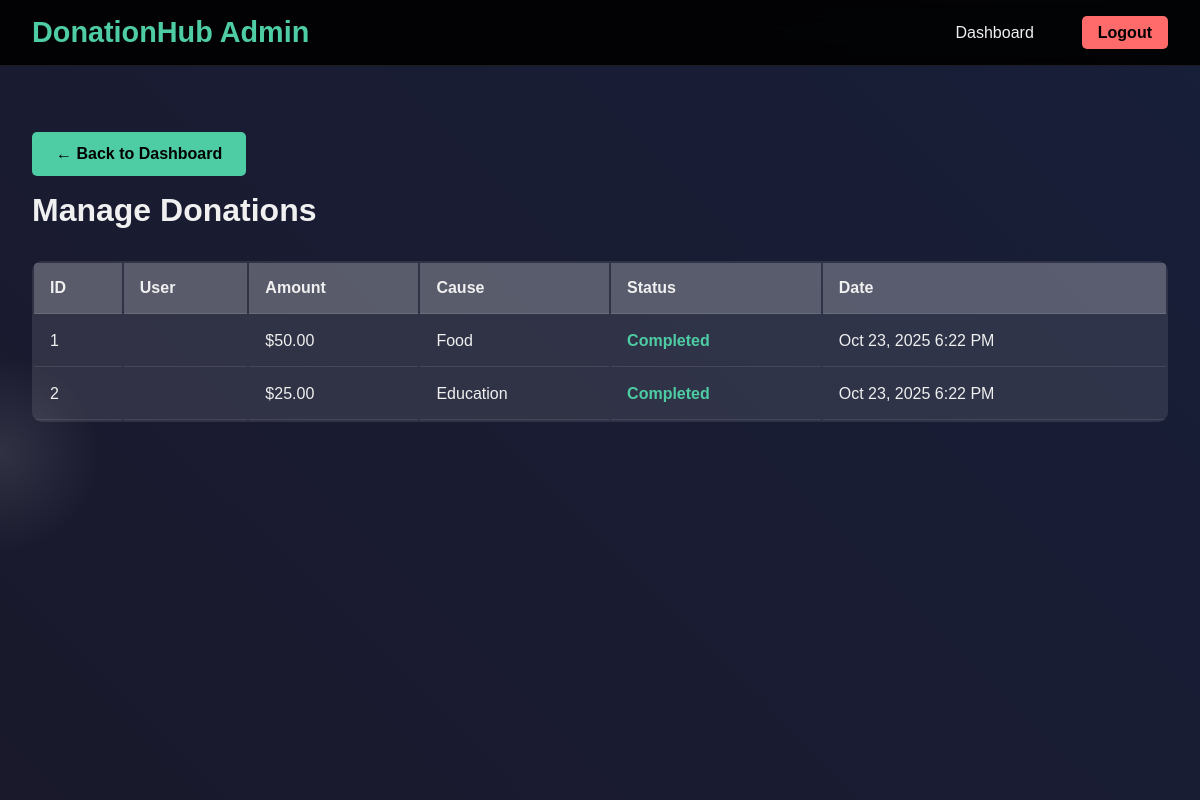
The page /manage_donations.php (signed in) on the database its author committed.
### tables this page shows
CREATE TABLE IF NOT EXISTS donations (
    id INT AUTO_INCREMENT PRIMARY KEY,
    user_id INT,
    amount DECIMAL(10,2) NOT NULL,
    cause VARCHAR(100) NOT NULL,
    donation_date TIMESTAMP DEFAULT CURRENT_TIMESTAMP,
    status ENUM('pending', 'completed', 'failed') DEFAULT 'completed',
    FOREIGN KEY (user_id) REFERENCES users(id)
);

### manage_donations.php (the view, shortened to what this page needs)
<?php
$donations_sql = "SELECT d.*, u.name as user_name, u.email as user_email
                  FROM donations d
                  LEFT JOIN users u ON d.user_id = u.id
                  ORDER BY d.donation_date DESC";
$donations_result = mysqli_query($conn, $donations_sql);
?>
<!DOCTYPE html>
<html lang="en">
<head>
    <link rel="stylesheet" href="style.css">
</head>
<body>
    <div class="animated-bg"></div>
    <nav class="navbar">
        <div class="nav-container">
            <div class="nav-logo">
                <h2>DonationHub Admin</h2>
            </div>
            <ul class="nav-menu">
                <li class="nav-item"><a href="admin_dashboard.php" class="nav-link">Dashboard</a></li>
                <li class="nav-item"><a href="logout.php" class="nav-link admin-btn">Logout</a></li>
            </ul>
        </div>
    </nav>
    <div class="admin-container">
        <a href="admin_dashboard.php" class="back-btn">← Back to Dashboard</a>
        <h1>Manage Donations</h1>
        <div class="donations-table">
            <table style="width: 100%;">
                <thead>
                    <tr>
                        <th>ID</th>
                        <th>User</th>
                        <th>Amount</th>
                        <th>Cause</th>
                        <th>Status</th>
                        <th>Date</th>
                    </tr>
                </thead>
                <tbody>
                    <?php if (mysqli_num_rows($donations_result) > 0): ?>
                        <?php while($donation = mysqli_fetch_assoc($donations_result)): ?>
                            <tr>
                                <td><?php echo $donation['id']; ?></td>
                                <td>
                                    <?php echo htmlspecialchars($donation['user_name']); ?><br>
                                </td>
                                <td>$<?php echo number_format($donation['amount'], 2); ?></td>
                                <td><?php echo ucfirst($donation['cause']); ?></td>
                                <td class="status-<?php echo $donation['status']; ?>">
                                    <?php echo ucfirst($donation['status']); ?>
                                </td>
                                <td><?php echo date('M j, Y g:i A', strtotime($donation['donation_date'])); ?></td>
                            </tr>
                        <?php endwhile; ?>
                    <?php else: ?>
                        <tr>
                            <td colspan="6" style="text-align: center;">No donations found.</td>
                        </tr>
                    <?php endif; ?>
                </tbody>
            </table>
        </div>
    </div>
</body>
</html>

### style.css (style rules this page uses)
* { margin: 0; padding: 0; box-sizing: border-box; }
body { font-family: 'Arial', sans-serif; overflow-x: hidden; color: #f0f0f0; background: #111; }
.animated-bg { position: fixed; top: 0; left: 0; width: 100%; height: 100%; background: linear-gradient(45deg, #0c0c0c, #1a1a2e, #16213e, #0f3460); background-size: 400% 400%; animation: gradientShift 15s ease infinite; z-index: -2; }
.navbar { position: fixed; top: 0; width: 100%; background: rgba(0, 0, 0, 0.9); backdrop-filter: blur(10px); padding: 1rem 0; z-index: 1000; border-bottom: 1px solid rgba(255, 255, 255, 0.1); }
.nav-container { max-width: 1200px; margin: 0 auto; display: flex; justify-content: space-between; align-items: center; padding: 0 2rem; }
.nav-logo h2 { color: #4ecca3; font-size: 1.8rem; }
.nav-menu { display: flex; list-style: none; gap: 2rem; }
.nav-link { color: #f0f0f0; text-decoration: none; transition: color 0.3s ease; padding: 0.5rem 1rem; border-radius: 5px; }
.admin-btn { background: #ff6b6b; color: #000 !important; font-weight: bold; }

### manage_donations.php (style rules this page uses)
.admin-container { margin-top: 100px; padding: 2rem; }
.donations-table { width: 100%; background: rgba(255, 255, 255, 0.1); border-radius: 10px; overflow: hidden; margin-top: 2rem; }
.donations-table th, .donations-table td { padding: 1rem; text-align: left; border-bottom: 1px solid rgba(255, 255, 255, 0.1); }
.donations-table th { background: rgba(255, 255, 255, 0.2); font-weight: bold; }
.status-completed { color: #4ecca3; font-weight: bold; }
.back-btn { display: inline-block; padding: 0.8rem 1.5rem; background: #4ecca3; color: #000; text-decoration: none; border-radius: 5px; margin-bottom: 1rem; font-weight: bold; }

### rows shown on the page
donations: id "1", amount "50.00", cause "Food", status "Completed", donation_date "Oct 23, 2025 6:22 PM"
donations: id "2", amount "25.00", cause "Education", status "Completed", donation_date "Oct 23, 2025 6:22 PM"
